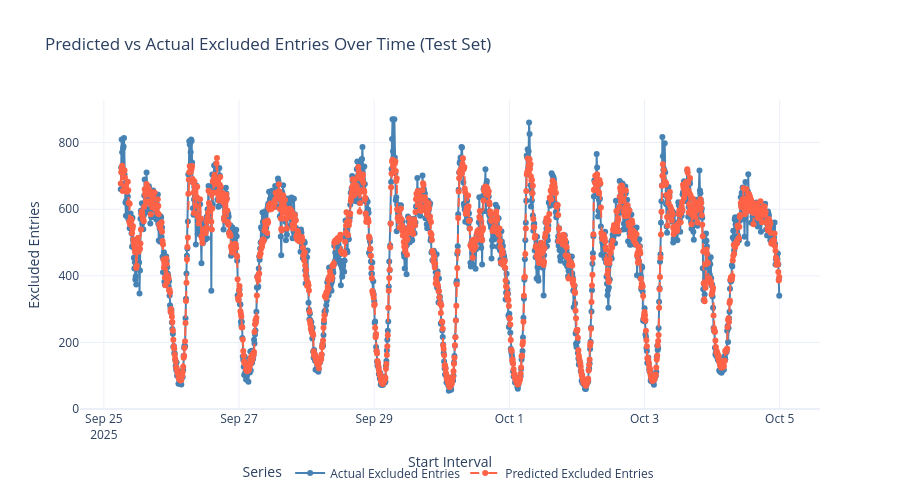

Notebook cell for this chart:
### Code cell
import pandas as pd
import plotly.graph_objects as go

# --- Load CSV ---
input_path = "/Users/athmiha/Desktop/final report/rf_test_preds_final.csv"
df_test_preds = pd.read_csv(input_path)

# Ensure datetime format
df_test_preds["start_interval"] = pd.to_datetime(df_test_preds["start_interval"])

# Group by time and sum values
excluded_time_test = (
    df_test_preds.groupby("start_interval", as_index=False)[
        ["excluded_roadway_entries", "predicted_excluded_roadway_entries"]
    ]
    .sum()
    .sort_values("start_interval")
)

# Create plot
fig = go.Figure()

# Actual excluded entries
fig.add_trace(go.Scatter(
    x=excluded_time_test["start_interval"],
    y=excluded_time_test["excluded_roadway_entries"],
    mode="lines+markers",
    name="Actual Excluded Entries",
    line=dict(color="steelblue", width=2)
))

# Predicted excluded entries
fig.add_trace(go.Scatter(
    x=excluded_time_test["start_interval"],
    y=excluded_time_test["predicted_excluded_roadway_entries"],
    mode="lines+markers",
    name="Predicted Excluded Entries",
    line=dict(color="tomato", width=2, dash="dash")
))

# Layout
fig.update_layout(
    title="Predicted vs Actual Excluded Entries Over Time (Test Set)",
    xaxis_title="Start Interval",
    yaxis_title="Excluded Entries",
    hovermode="x unified",
    template="plotly_white",
    legend=dict(
        title="Series",
        orientation="h",
        yanchor="bottom", y=-0.25,
        xanchor="center", x=0.5
    ),
    height=500,
    width=900
)

fig.show()

### Figure 1 — Plotly figure (JSON) as saved in the notebook; plotly's stock layout.template omitted (floating-point values rounded to 4 significant figures; data arrays with more than 128 entries replaced by an {"elided": "..."} marker saying what was removed)
{"data": [{"line": {"color": "steelblue", "width": 2}, "mode": "lines+markers", "name": "Actual Excluded Entries", "type": "scatter", "x": {"elided": "1404 str values"}, "y": {"elided": "1404 int values"}}, {"line": {"color": "tomato", "dash": "dash", "width": 2}, "mode": "lines+markers", "name": "Predicted Excluded Entries", "type": "scatter", "x": {"elided": "1404 str values"}, "y": {"elided": "1404 float values"}}], "layout": {"height": 500, "hovermode": "x unified", "legend": {"orientation": "h", "title": {"text": "Series"}, "x": 0.5, "xanchor": "center", "y": -0.25, "yanchor": "bottom"}, "title": {"text": "Predicted vs Actual Excluded Entries Over Time (Test Set)"}, "width": 900, "xaxis": {"title": {"text": "Start Interval"}}, "yaxis": {"title": {"text": "Excluded Entries"}}}}
